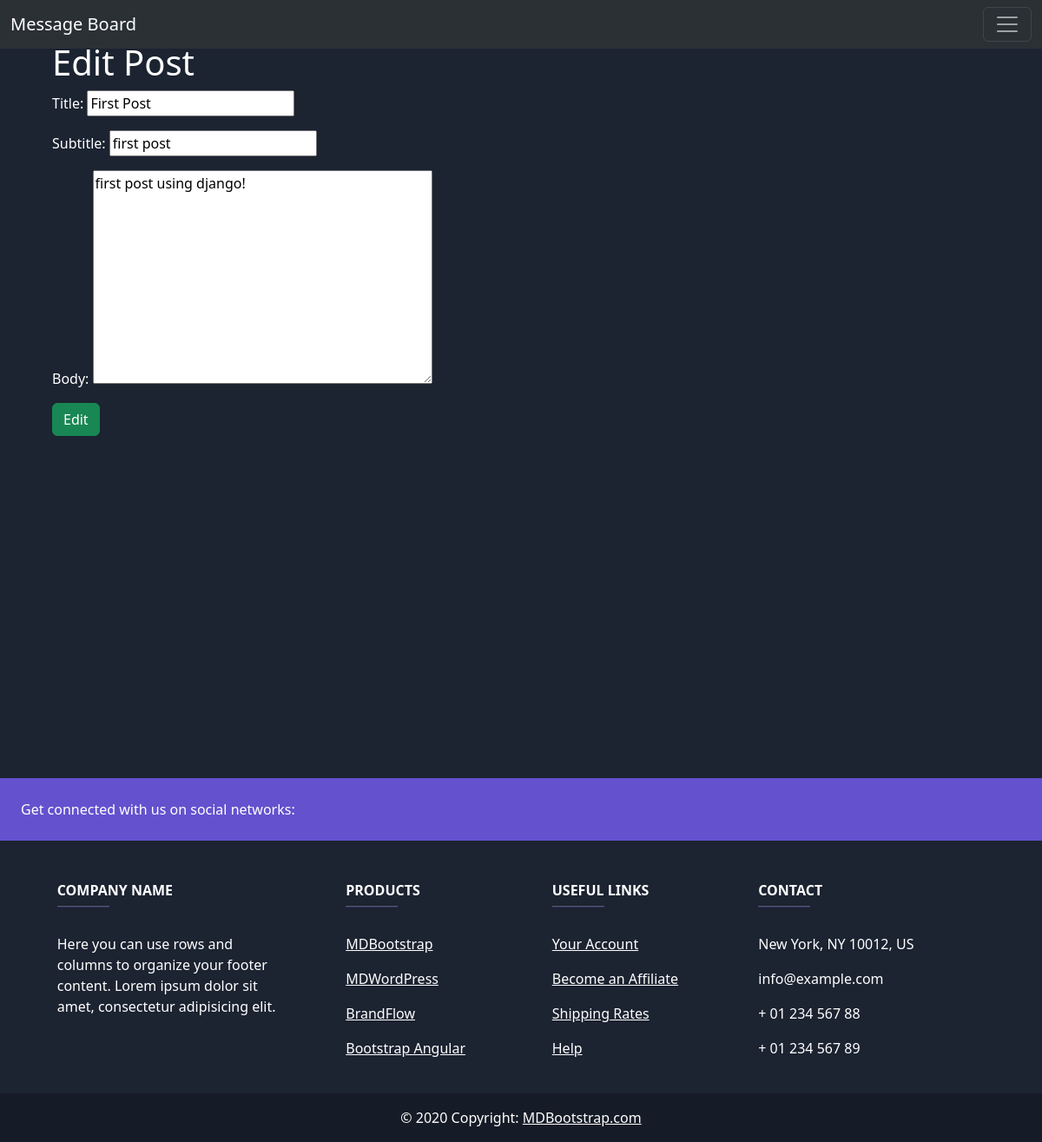
The page /posts/edit/1 on the database its author committed.
### posts/models.py (models this page shows, shortened)
class Post(models.Model): # Classes in Python follow Camel Case notation: class ProductsToSave
    title = models.CharField(max_length=128) # Text
    subtitle = models.CharField(max_length=256) # Text
    body = models.TextField() # Text
    created_on = models.DateTimeField(auto_now_add=True)
    author = models.ForeignKey(
        get_user_model(),
        on_delete=models.CASCADE
    )

### posts/views.py (the view)
# urls.py: path("edit/<int:pk>", PostUpdateView.as_view(), name="post_edit"),
class PostUpdateView(UpdateView):
    template_name = "posts/edit.html"
    model = Post
    fields = ["title", "subtitle", "body"]

### templates/posts/edit.html (shortened to what this page needs)
{% extends 'base.html' %}
{% block content %}
    <h1>Edit Post</h1>
    <form method="post">
        {{ form.as_p }}
        <input type="submit" value="Edit" class="btn btn-success">
    </form>
{% endblock content %}

### static/css/base.css (style rules this page uses)
body { background-color: #1c2331; color: white; }

### rows shown on the page
Post: title "First Post", subtitle "first post", body "first post using django!"
